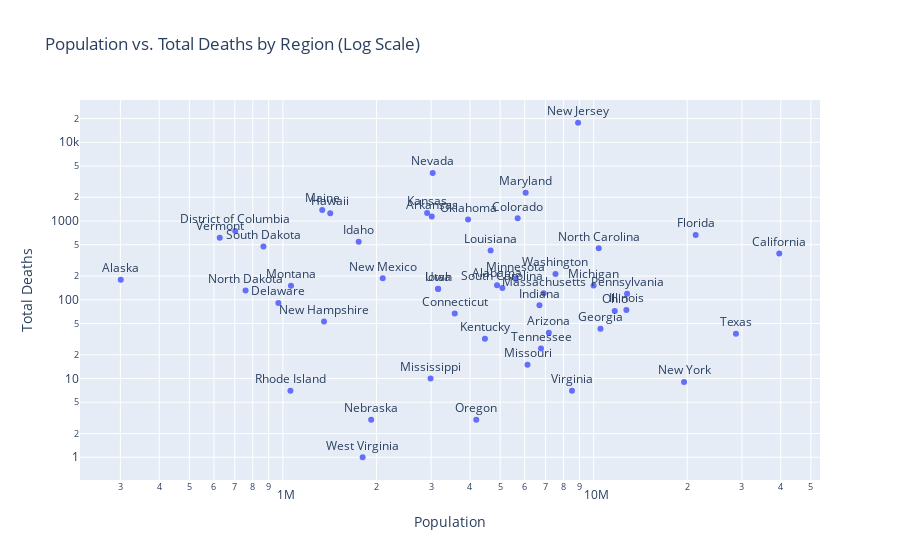

This figure's notebook cell:
### Code cell
fig = px.scatter(CasesAndPopByState, x = "Population", y = "Total Deaths", text="State",
                                  title="Population vs. Total Deaths by Region (Log Scale)")
fig.update_traces(textposition='top center')
fig.update_layout(xaxis_type="log", yaxis_type="log")

### Figure 1 — Plotly figure (JSON) as saved in the notebook; plotly's stock layout.template omitted (floating-point values rounded to 4 significant figures)
{"data": [{"hovertemplate": "Population=%{x}<br>Total Deaths=%{y}<br>State=%{text}<extra></extra>", "legendgroup": "", "marker": {"color": "#636efa", "symbol": "circle"}, "mode": "markers+text", "name": "", "showlegend": false, "text": ["New York", "New Jersey", "Massachusetts", "Pennsylvania", "California", "Michigan", "Illinois", "Florida", "Louisiana", "Texas", "Connecticut", "Georgia", "Maryland", "Washington", "Indiana", "Ohio", "Colorado", "Virginia", "North Carolina", "Tennessee", "Missouri", "Arizona", "Alabama", "South Carolina", "Wisconsin", "Mississippi", "Nevada", "Rhode Island", "Utah", "District of Columbia", "Kentucky", "Iowa", "Delaware", "Oklahoma", "Minnesota", "Oregon", "Kansas", "New Mexico", "Arkansas", "Idaho", "South Dakota", "New Hampshire", "Nebraska", "Maine", "Vermont", "West Virginia", "Hawaii", "North Dakota", "Montana", "Wyoming", "Alaska"], "textposition": "top center", "type": "scatter", "x": [19542209, 8908520, 6902149, 12807060, 39557045, 9995915, 12741080, 21299325, 4659978, 28698674, 3572665, 10519475, 6042718, 7535591, 6691878, 11689442, 5694802, 8517685, 10383620, 6770010, 6126452, 7171646, 4887871, 5084127, 5813568, 2986530, 3034392, 1057315, 3161105, 702455, 4468402, 3156145, 967171, 3943079, 5611179, 4190713, 2911505, 2095428, 3013825, 1753356, 865749, 1356458, 1923434, 1338404, 626299, 1805832, 1420403, 758395, 1061792, 577737, 300776], "xaxis": "x", "y": [9, 17701, 121, 119, 388, 152, 74, 666, 421, 37, 67, 43, 2286, 212, 85, 72, 1083, 7, 451, 24, 15, 38, 153, 141, null, 10, 4068, 7, 137, 748, 32, 138, 91, 1042, 184, 3, 1266, 187, 1140, 545, 476, 53, 3, 1384, 613, 1, 1256, 131, 151, null, 180], "yaxis": "y"}], "layout": {"legend": {"tracegroupgap": 0}, "title": {"text": "Population vs. Total Deaths by Region (Log Scale)"}, "xaxis": {"anchor": "y", "domain": [0, 1], "title": {"text": "Population"}, "type": "log"}, "yaxis": {"anchor": "x", "domain": [0, 1], "title": {"text": "Total Deaths"}, "type": "log"}}}
